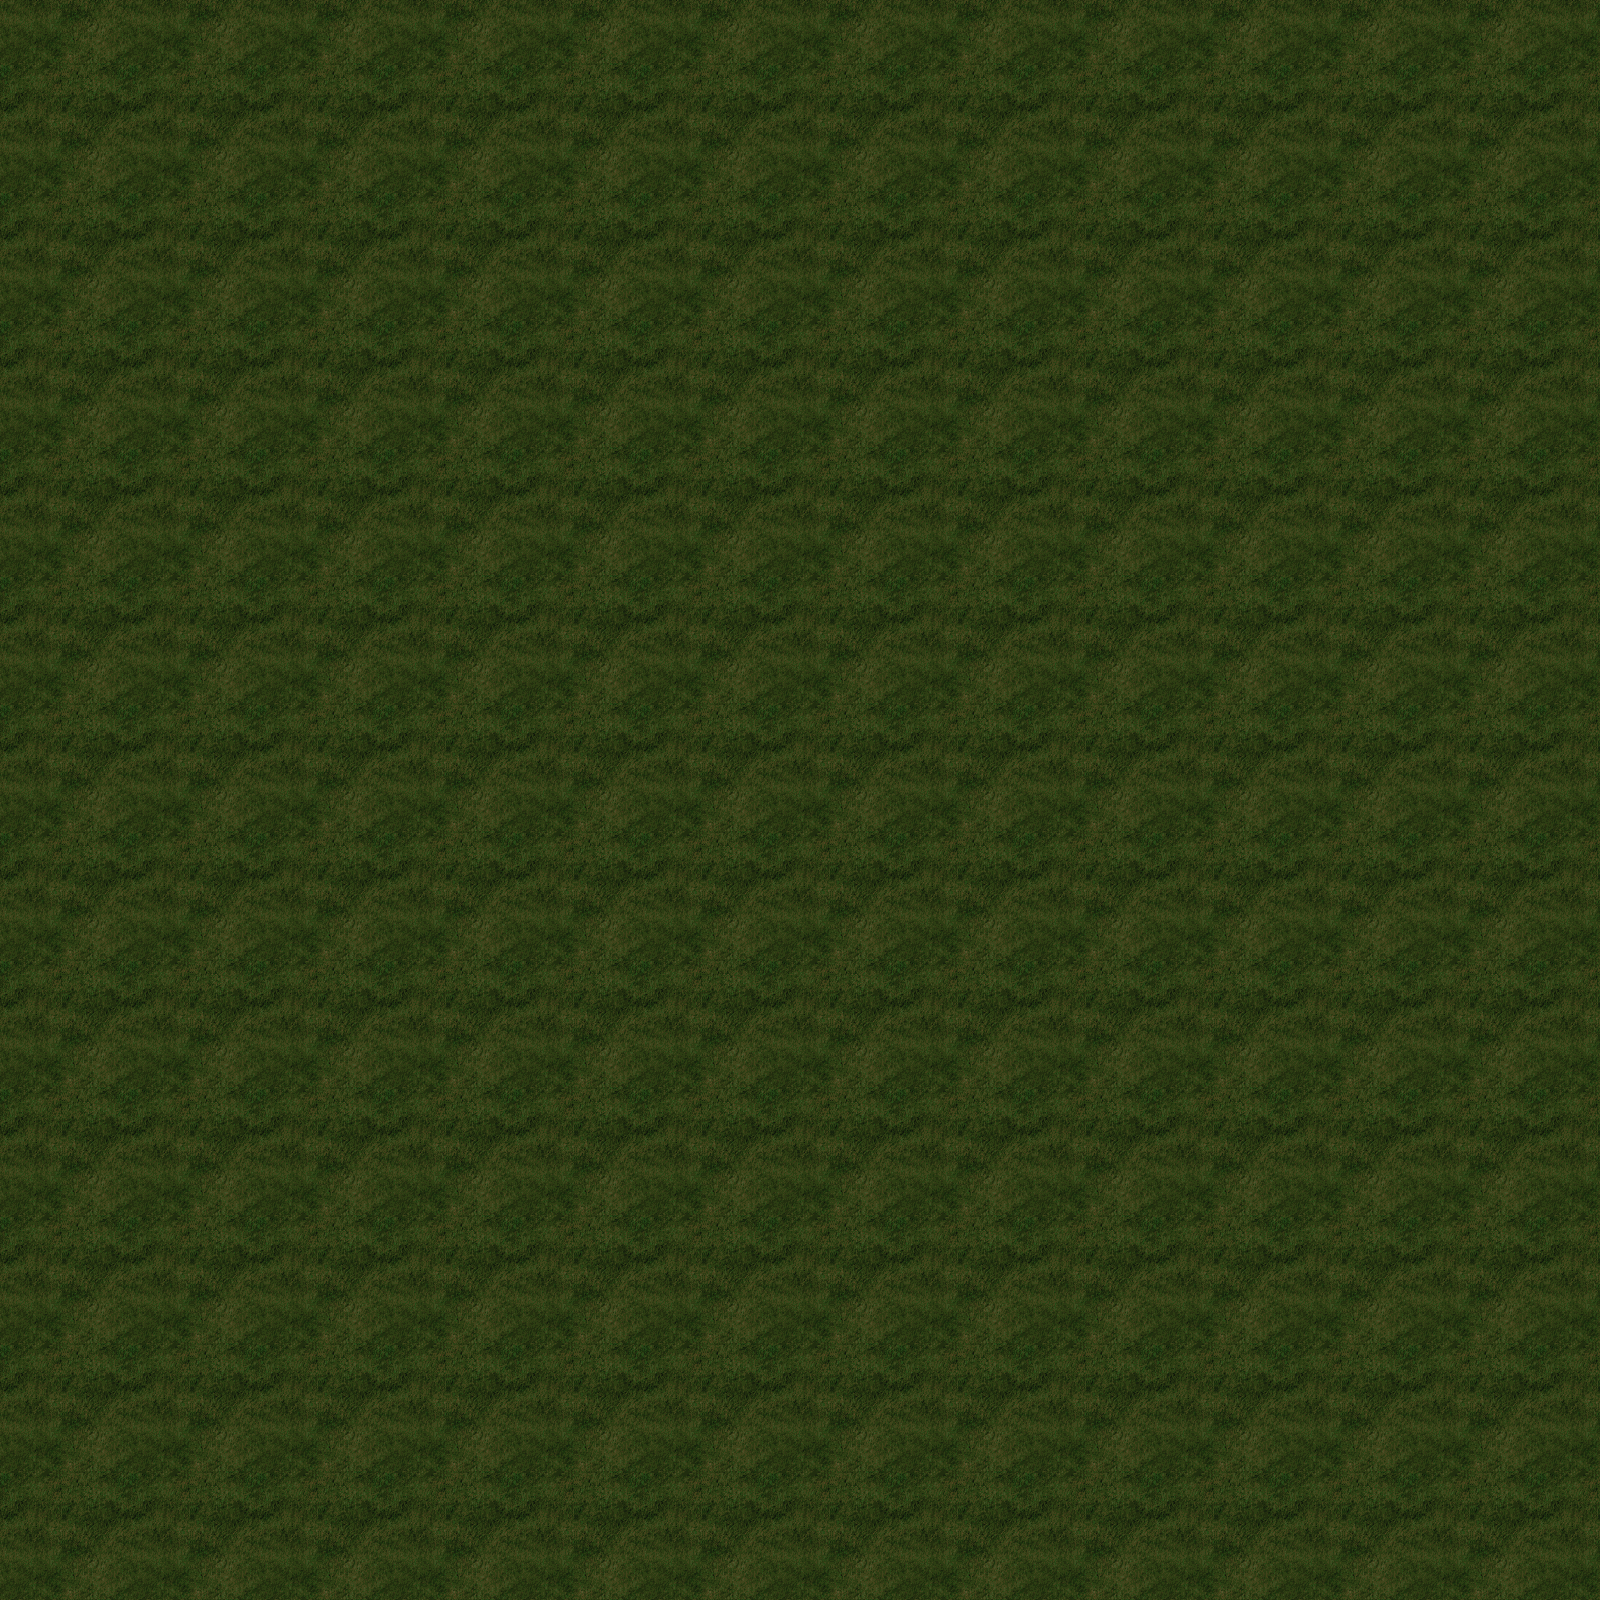

A level layout from a 2D game, rendered from its tile map. Below: a short description, then the map file with tile-grid data replaced by summaries:
An orthogonal 50x50 tile map with 32x32 px tiles, 2 tile layers (capa1, capa2) and 13 objects.

<map version="1.0" tiledversion="1.1.5" orientation="orthogonal" renderorder="left-up" width="50" height="50" tilewidth="32" tileheight="32" infinite="0" nextobjectid="22">
 <tileset firstgid="1" name="world" tilewidth="32" tileheight="32" tilecount="2048" columns="64">
  <image source="world.png" width="2048" height="1024" />
 </tileset>
 <layer name="capa1" width="50" height="50">
  <data>[2500 cells, 2500 non-empty, 16 distinct tile ids]</data>
 </layer>
 <layer name="capa2" width="50" height="50">
  <data>[2500 cells, 1 non-empty, 1 distinct tile ids]</data>
 </layer>
 <objectgroup name="collision">
  <object id="3" x="568.333" y="1169.33" width="14.6667" height="25.3333" />
  <object id="5" x="325.667" y="1258" width="21.6667" height="21.6667" />
  <object id="11" x="453.334" y="1257.67" width="21.6667" height="21.6667" />
  <object id="14" x="197.667" y="1258" width="21.6667" height="21.6667" />
  <object id="15" x="70.3337" y="1257.33" width="21.6667" height="21.6667" />
  <object id="18" x="580.667" y="1258.34" width="21.6667" height="21.6667" />
 </objectgroup>
 <objectgroup name="sprites">
  <object id="2" x="447.334" y="928.667" width="32" height="32">
   <properties>
    <property name="sprite" value="arbol1" />
   </properties>
  </object>
 </objectgroup>
 <objectgroup name="chests">
  <object id="6" x="319.667" y="1215.67" width="32.6667" height="32.3333">
   <properties>
    <property name="chestID" type="int" value="1" />
   </properties>
  </object>
  <object id="10" x="447.667" y="1216.67" width="32.6667" height="32.3333">
   <properties>
    <property name="chestID" type="int" value="2" />
   </properties>
  </object>
  <object id="12" x="191" y="1216.34" width="32.6667" height="32.3333">
   <properties>
    <property name="chestID" type="int" value="3" />
   </properties>
  </object>
  <object id="13" x="64.3337" y="1217.67" width="32.6667" height="32.3333">
   <properties>
    <property name="chestID" type="int" value="4" />
   </properties>
  </object>
  <object id="19" x="576.334" y="1216.67" width="32.6667" height="32.3333">
   <properties>
    <property name="chestID" type="int" value="5" />
   </properties>
  </object>
 </objectgroup>
 <objectgroup name="lights">
  <object id="20" x="639" y="1145">
   <properties>
    <property name="color" type="color" value="#ffffffff" />
    <property name="size" type="int" value="500" />
   </properties>
   <point />
  </object>
 </objectgroup>
</map>